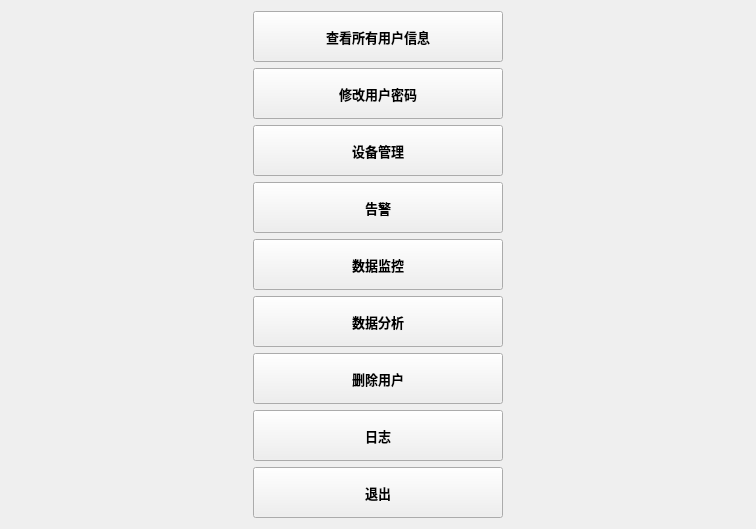
<?xml version="1.0" encoding="UTF-8"?>
<ui version="4.0">
 <class>AdminMessage</class>
 <widget class="QWidget" name="AdminMessage">
  <property name="geometry">
   <rect>
    <x>0</x>
    <y>0</y>
    <width>756</width>
    <height>527</height>
   </rect>
  </property>
  <property name="windowTitle">
   <string>Form</string>
  </property>
  <layout class="QGridLayout" name="gridLayout">
   <item row="0" column="0">
    <layout class="QVBoxLayout" name="verticalLayout">
     <item>
      <widget class="QPushButton" name="btnSeeAll">
       <property name="minimumSize">
        <size>
         <width>250</width>
         <height>51</height>
        </size>
       </property>
       <property name="maximumSize">
        <size>
         <width>250</width>
         <height>51</height>
        </size>
       </property>
       <property name="font">
        <font>
         <family>微软雅黑</family>
         <pointsize>10</pointsize>
         <weight>75</weight>
         <bold>true</bold>
        </font>
       </property>
       <property name="text">
        <string>查看所有用户信息</string>
       </property>
      </widget>
     </item>
     <item>
      <widget class="QPushButton" name="btnChagePassword">
       <property name="minimumSize">
        <size>
         <width>250</width>
         <height>51</height>
        </size>
       </property>
       <property name="maximumSize">
        <size>
         <width>250</width>
         <height>51</height>
        </size>
       </property>
       <property name="font">
        <font>
         <family>微软雅黑</family>
         <pointsize>10</pointsize>
         <weight>75</weight>
         <bold>true</bold>
        </font>
       </property>
       <property name="text">
        <string>修改用户密码</string>
       </property>
      </widget>
     </item>
     <item>
      <widget class="QPushButton" name="btnDeviceMassage">
       <property name="minimumSize">
        <size>
         <width>250</width>
         <height>51</height>
        </size>
       </property>
       <property name="maximumSize">
        <size>
         <width>250</width>
         <height>51</height>
        </size>
       </property>
       <property name="font">
        <font>
         <family>微软雅黑</family>
         <pointsize>10</pointsize>
         <weight>75</weight>
         <bold>true</bold>
        </font>
       </property>
       <property name="text">
        <string>设备管理</string>
       </property>
      </widget>
     </item>
     <item>
      <widget class="QPushButton" name="btnError">
       <property name="minimumSize">
        <size>
         <width>250</width>
         <height>51</height>
        </size>
       </property>
       <property name="maximumSize">
        <size>
         <width>250</width>
         <height>51</height>
        </size>
       </property>
       <property name="font">
        <font>
         <family>微软雅黑</family>
         <pointsize>10</pointsize>
         <weight>75</weight>
         <bold>true</bold>
        </font>
       </property>
       <property name="text">
        <string>告警</string>
       </property>
      </widget>
     </item>
     <item>
      <widget class="QPushButton" name="btnDataMessage">
       <property name="minimumSize">
        <size>
         <width>250</width>
         <height>51</height>
        </size>
       </property>
       <property name="maximumSize">
        <size>
         <width>250</width>
         <height>51</height>
        </size>
       </property>
       <property name="font">
        <font>
         <family>微软雅黑</family>
         <pointsize>10</pointsize>
         <weight>75</weight>
         <bold>true</bold>
        </font>
       </property>
       <property name="text">
        <string>数据监控</string>
       </property>
      </widget>
     </item>
     <item>
      <widget class="QPushButton" name="btnDataAnalysis">
       <property name="minimumSize">
        <size>
         <width>250</width>
         <height>51</height>
        </size>
       </property>
       <property name="maximumSize">
        <size>
         <width>250</width>
         <height>51</height>
        </size>
       </property>
       <property name="font">
        <font>
         <family>微软雅黑</family>
         <pointsize>10</pointsize>
         <weight>75</weight>
         <bold>true</bold>
        </font>
       </property>
       <property name="text">
        <string>数据分析</string>
       </property>
      </widget>
     </item>
     <item>
      <widget class="QPushButton" name="btnDeleteUser">
       <property name="minimumSize">
        <size>
         <width>250</width>
         <height>51</height>
        </size>
       </property>
       <property name="maximumSize">
        <size>
         <width>250</width>
         <height>51</height>
        </size>
       </property>
       <property name="font">
        <font>
         <family>微软雅黑</family>
         <pointsize>10</pointsize>
         <weight>75</weight>
         <bold>true</bold>
        </font>
       </property>
       <property name="text">
        <string>删除用户</string>
       </property>
      </widget>
     </item>
     <item>
      <widget class="QPushButton" name="btnLoginMessage">
       <property name="minimumSize">
        <size>
         <width>250</width>
         <height>51</height>
        </size>
       </property>
       <property name="maximumSize">
        <size>
         <width>250</width>
         <height>51</height>
        </size>
       </property>
       <property name="font">
        <font>
         <family>微软雅黑</family>
         <pointsize>10</pointsize>
         <weight>75</weight>
         <bold>true</bold>
        </font>
       </property>
       <property name="text">
        <string>日志</string>
       </property>
      </widget>
     </item>
     <item>
      <widget class="QPushButton" name="btnclose">
       <property name="minimumSize">
        <size>
         <width>250</width>
         <height>51</height>
        </size>
       </property>
       <property name="maximumSize">
        <size>
         <width>250</width>
         <height>51</height>
        </size>
       </property>
       <property name="font">
        <font>
         <family>微软雅黑</family>
         <pointsize>10</pointsize>
         <weight>75</weight>
         <bold>true</bold>
        </font>
       </property>
       <property name="text">
        <string>退出</string>
       </property>
      </widget>
     </item>
    </layout>
   </item>
  </layout>
 </widget>
 <resources/>
 <connections/>
</ui>
